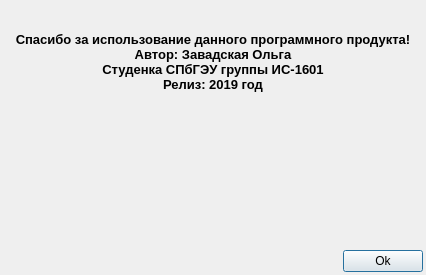
<?xml version="1.0" encoding="UTF-8"?>
<ui version="4.0">
 <class>dAbout</class>
 <widget class="QDialog" name="dAbout">
  <property name="geometry">
   <rect>
    <x>0</x>
    <y>0</y>
    <width>426</width>
    <height>275</height>
   </rect>
  </property>
  <property name="windowTitle">
   <string>О программе</string>
  </property>
  <layout class="QVBoxLayout" name="verticalLayout_2" stretch="1,0">
   <property name="leftMargin">
    <number>3</number>
   </property>
   <property name="topMargin">
    <number>3</number>
   </property>
   <property name="rightMargin">
    <number>3</number>
   </property>
   <property name="bottomMargin">
    <number>3</number>
   </property>
   <item>
    <layout class="QVBoxLayout" name="verticalLayout">
     <item>
      <widget class="QLabel" name="label">
       <property name="font">
        <font>
         <pointsize>10</pointsize>
         <weight>75</weight>
         <bold>true</bold>
        </font>
       </property>
       <property name="autoFillBackground">
        <bool>false</bool>
       </property>
       <property name="frameShadow">
        <enum>QFrame::Plain</enum>
       </property>
       <property name="text">
        <string>Спасибо за использование данного программного продукта!
Автор: Завадская Ольга 
Студенка СПбГЭУ группы ИС-1601
Релиз: 2019 год</string>
       </property>
       <property name="scaledContents">
        <bool>false</bool>
       </property>
       <property name="alignment">
        <set>Qt::AlignCenter</set>
       </property>
       <property name="wordWrap">
        <bool>true</bool>
       </property>
      </widget>
     </item>
     <item>
      <widget class="QLabel" name="label_2">
       <property name="text">
        <string/>
       </property>
       <property name="pixmap">
        <pixmap resource="res.qrc">:/img/img/images.png</pixmap>
       </property>
       <property name="scaledContents">
        <bool>false</bool>
       </property>
       <property name="alignment">
        <set>Qt::AlignCenter</set>
       </property>
      </widget>
     </item>
    </layout>
   </item>
   <item>
    <layout class="QHBoxLayout" name="horizontalLayout">
     <item>
      <spacer name="horizontalSpacer">
       <property name="orientation">
        <enum>Qt::Horizontal</enum>
       </property>
       <property name="sizeHint" stdset="0">
        <size>
         <width>40</width>
         <height>20</height>
        </size>
       </property>
      </spacer>
     </item>
     <item>
      <widget class="QPushButton" name="pbOk">
       <property name="text">
        <string>Ok</string>
       </property>
      </widget>
     </item>
    </layout>
   </item>
  </layout>
 </widget>
 <resources>
  <include location="res.qrc"/>
 </resources>
 <connections/>
</ui>
